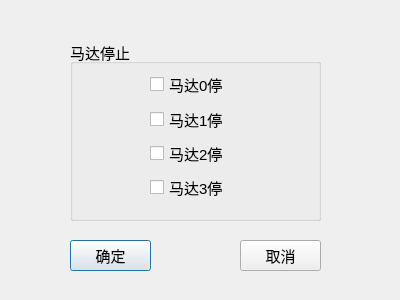
<?xml version="1.0" encoding="UTF-8"?>
<ui version="4.0">
 <class>StopMotorDialog</class>
 <widget class="QDialog" name="StopMotorDialog">
  <property name="geometry">
   <rect>
    <x>0</x>
    <y>0</y>
    <width>400</width>
    <height>300</height>
   </rect>
  </property>
  <property name="font">
   <font>
    <pointsize>11</pointsize>
   </font>
  </property>
  <property name="windowTitle">
   <string>Dialog</string>
  </property>
  <widget class="QGroupBox" name="groupBox">
   <property name="geometry">
    <rect>
     <x>70</x>
     <y>40</y>
     <width>251</width>
     <height>181</height>
    </rect>
   </property>
   <property name="title">
    <string>马达停止</string>
   </property>
   <widget class="QWidget" name="layoutWidget">
    <property name="geometry">
     <rect>
      <x>80</x>
      <y>30</y>
      <width>82</width>
      <height>129</height>
     </rect>
    </property>
    <layout class="QVBoxLayout" name="verticalLayout">
     <item>
      <widget class="QCheckBox" name="motor0CheckBox">
       <property name="sizePolicy">
        <sizepolicy hsizetype="Minimum" vsizetype="Minimum">
         <horstretch>0</horstretch>
         <verstretch>0</verstretch>
        </sizepolicy>
       </property>
       <property name="text">
        <string>马达0停</string>
       </property>
      </widget>
     </item>
     <item>
      <widget class="QCheckBox" name="motor1CheckBox">
       <property name="sizePolicy">
        <sizepolicy hsizetype="Minimum" vsizetype="Minimum">
         <horstretch>0</horstretch>
         <verstretch>0</verstretch>
        </sizepolicy>
       </property>
       <property name="minimumSize">
        <size>
         <width>80</width>
         <height>30</height>
        </size>
       </property>
       <property name="text">
        <string>马达1停</string>
       </property>
      </widget>
     </item>
     <item>
      <widget class="QCheckBox" name="motor2CheckBox">
       <property name="sizePolicy">
        <sizepolicy hsizetype="Minimum" vsizetype="Minimum">
         <horstretch>0</horstretch>
         <verstretch>0</verstretch>
        </sizepolicy>
       </property>
       <property name="minimumSize">
        <size>
         <width>80</width>
         <height>30</height>
        </size>
       </property>
       <property name="text">
        <string>马达2停</string>
       </property>
      </widget>
     </item>
     <item>
      <widget class="QCheckBox" name="motor3CheckBox">
       <property name="sizePolicy">
        <sizepolicy hsizetype="Minimum" vsizetype="Minimum">
         <horstretch>0</horstretch>
         <verstretch>0</verstretch>
        </sizepolicy>
       </property>
       <property name="minimumSize">
        <size>
         <width>80</width>
         <height>30</height>
        </size>
       </property>
       <property name="text">
        <string>马达3停</string>
       </property>
      </widget>
     </item>
    </layout>
   </widget>
  </widget>
  <widget class="QLabel" name="pictureLabel">
   <property name="geometry">
    <rect>
     <x>20</x>
     <y>10</y>
     <width>41</width>
     <height>31</height>
    </rect>
   </property>
   <property name="text">
    <string/>
   </property>
  </widget>
  <widget class="QPushButton" name="okButton">
   <property name="geometry">
    <rect>
     <x>70</x>
     <y>240</y>
     <width>81</width>
     <height>31</height>
    </rect>
   </property>
   <property name="text">
    <string>确定</string>
   </property>
  </widget>
  <widget class="QPushButton" name="cancelButton">
   <property name="geometry">
    <rect>
     <x>240</x>
     <y>240</y>
     <width>81</width>
     <height>31</height>
    </rect>
   </property>
   <property name="text">
    <string>取消</string>
   </property>
  </widget>
 </widget>
 <resources/>
 <connections/>
</ui>
